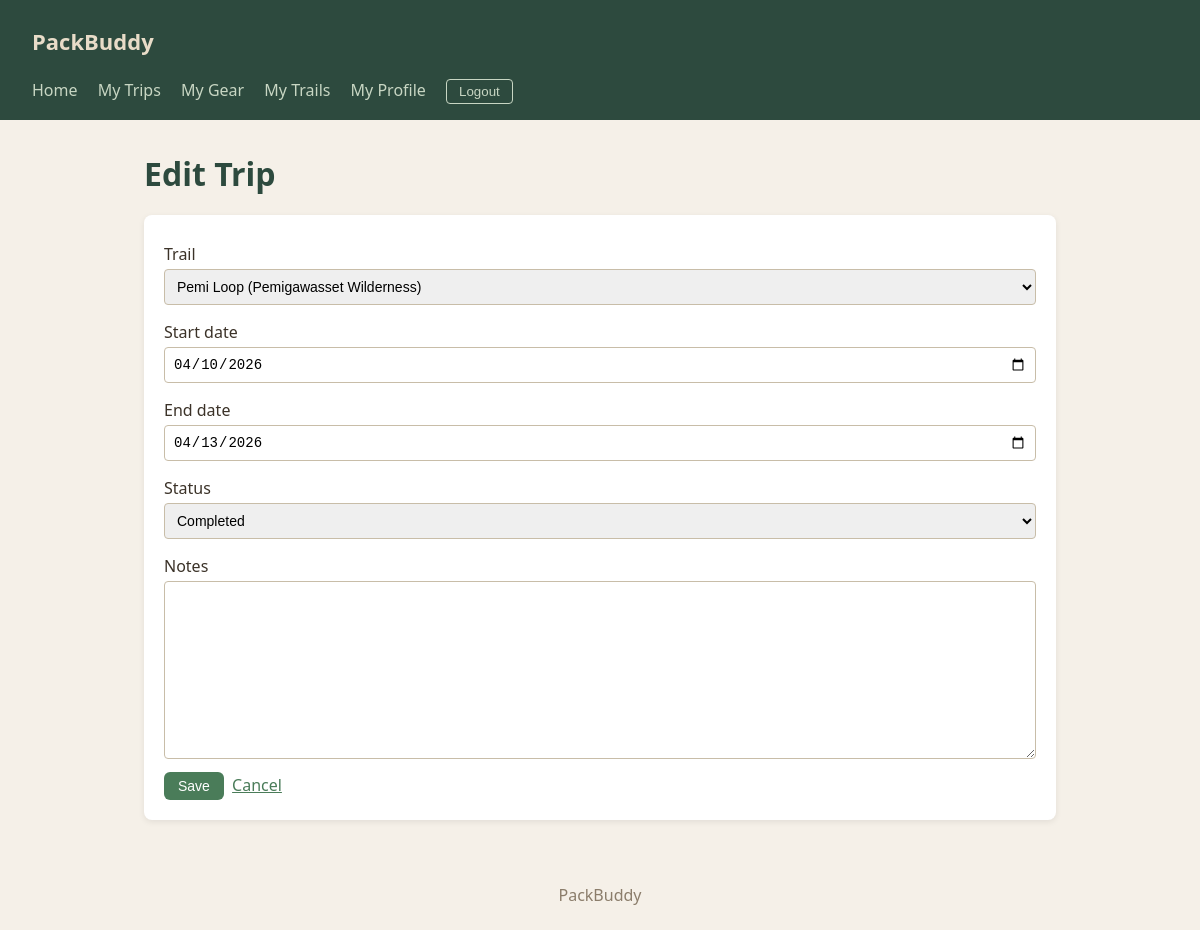
The page /project/trips/1/edit/ (signed in) on the database its author committed.
### project/models.py (models this page shows, shortened)
class Trip(models.Model):
    STATUS_CHOICES = [
        ('Planning', 'Planning'),
        ('Ready', 'Ready'),
        ('Completed', 'Completed'),
        ('Cancelled', 'Cancelled'),
    ]
    profile = models.ForeignKey(Profile, on_delete=models.CASCADE)
    trail = models.ForeignKey(Trail, on_delete=models.CASCADE)
    start_date = models.DateField()
    end_date = models.DateField()
    status = models.CharField(max_length=20, choices=STATUS_CHOICES, default='Planning')
    notes = models.TextField(blank=True)

### project/views.py (the view, shortened to what this page needs)
# urls.py: path('trips/<int:pk>/edit/', views.TripUpdateView.as_view(), name='trip_update'),
class TripUpdateView(MyLoginRequiredMixin, UpdateView):
    model = Trip
    form_class = TripForm
    template_name = 'project/trip_form.html'

### project/forms.py
class TripForm(forms.ModelForm):
    class Meta:
        model = Trip
        fields = ['trail', 'start_date', 'end_date', 'status', 'notes']
        widgets = {
            'start_date': forms.DateInput(attrs={'type': 'date'}),
            'end_date': forms.DateInput(attrs={'type': 'date'}),
        }

### project/models.py (called while the page is built)
    def __str__(self):
        return f"{self.name} ({self.region})"

### project/templates/project/trip_form.html (shortened to what this page needs)
{% extends 'project/base.html' %}
{% block content %}
<h1>{% if form.instance.pk %}Edit Trip{% else %}Plan a Trip{% endif %}</h1>
<div class="card">
  <form method="post">
    {% for field in form %}
    <div>
      <label for="{{ field.id_for_label }}">{{ field.label }}</label>
      {{ field }}
    </div>
    {% endfor %}
    <button type="submit" class="btn">Save</button>
    <a href="{% url 'project:trip_list' %}">Cancel</a>
  </form>
</div>
{% endblock %}

### static/styles-project.css (style rules this page uses)
* { margin: 0; padding: 0; box-sizing: border-box; }
body { font-family: 'Segoe UI', Tahoma, Geneva, Verdana, sans-serif; background-color: #f5f0e8; color: #3b3228; min-height: 100vh; }
h1 { color: #2d4a3e; margin-bottom: 20px; }
a { color: #4a7c59; }
.btn { display: inline-block; padding: 6px 14px; background-color: #4a7c59; color: white; text-decoration: none; border-radius: 6px; border: none; cursor: pointer; font-size: 14px; margin-right: 4px; }
.card { background: white; border-radius: 8px; padding: 20px; margin: 12px 0; box-shadow: 0 2px 6px rgba(0,0,0,0.08); }
form label { display: block; margin: 8px 0 4px; font-weight: 500; }
form input, form select, form textarea { width: 100%; padding: 8px; margin-bottom: 8px; border: 1px solid #c8bda8; border-radius: 4px; font-size: 14px; }
form textarea { min-height: 80px; }

### rows shown on the page
Trip: form "Pemi Loop (Pemigawasset Wilderness)" "04/10/2026" "04/13/2026" "Completed"

### other values the page prints
{{ field.label }} "Trail" "Start date" "End date" "Status" "Notes"
